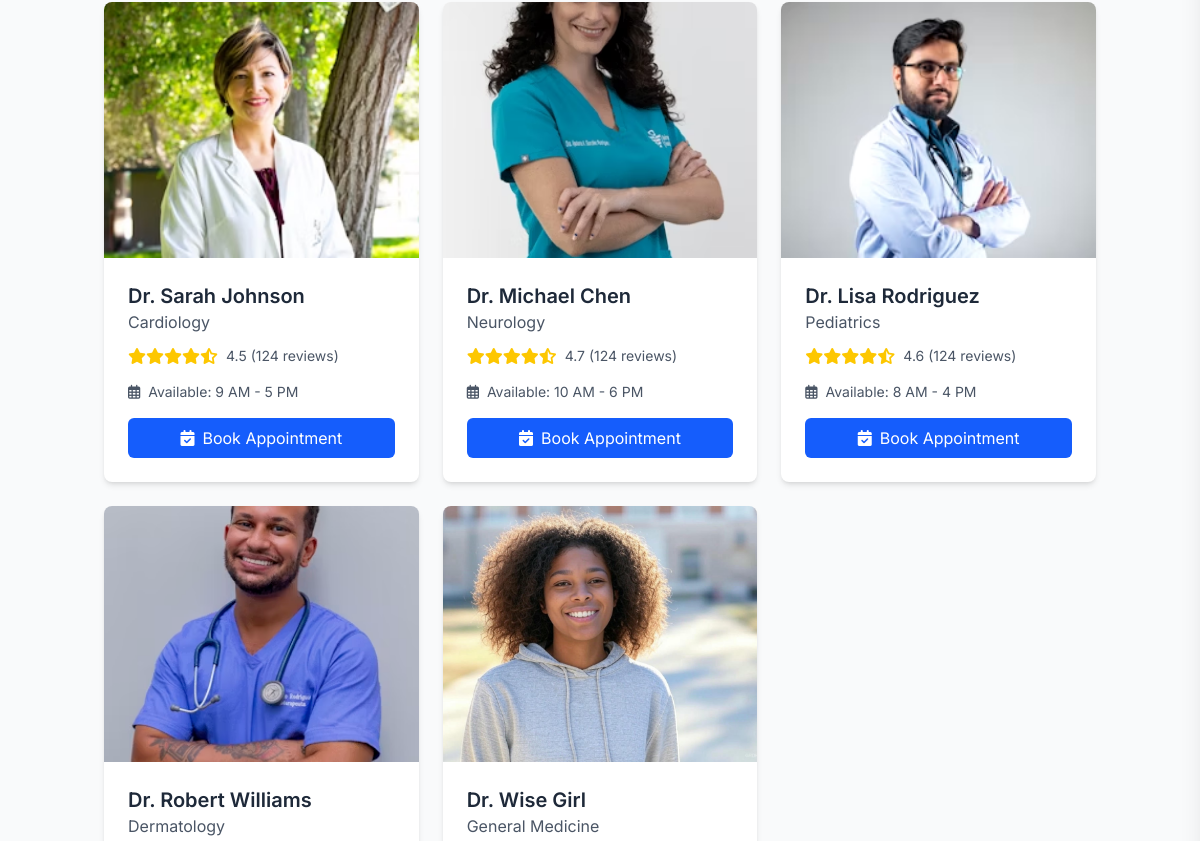
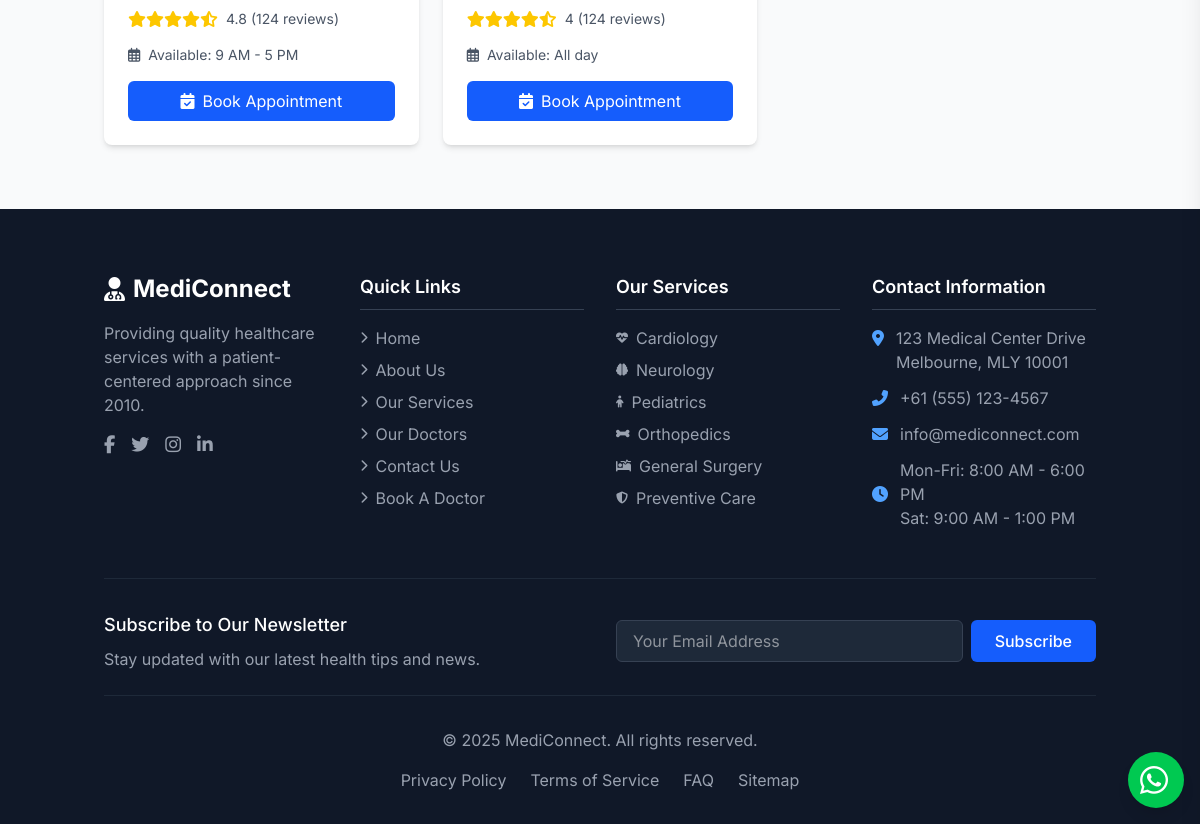
Page /doctors (lower part) on the earlier database version (2 pictures, top to bottom).
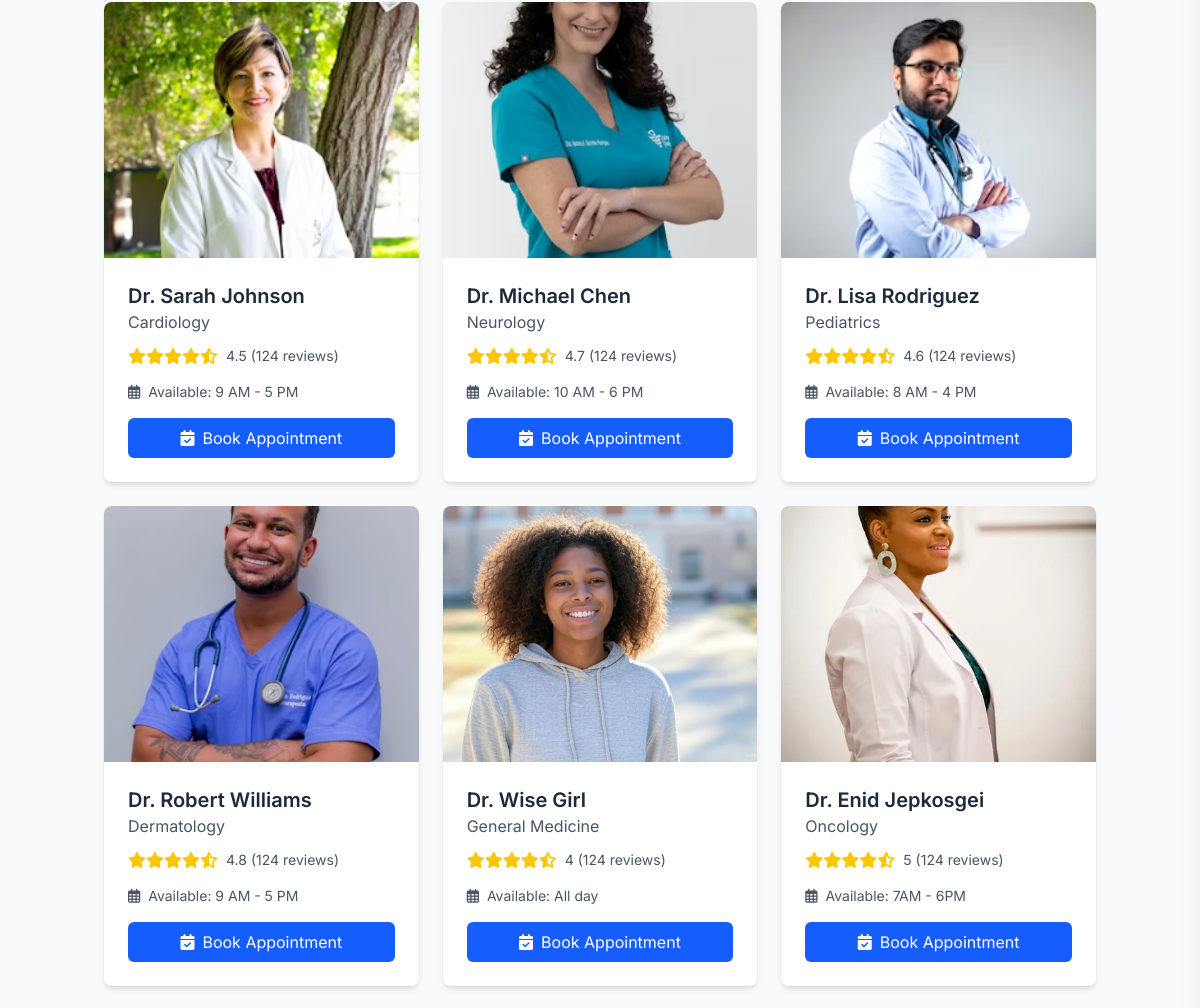
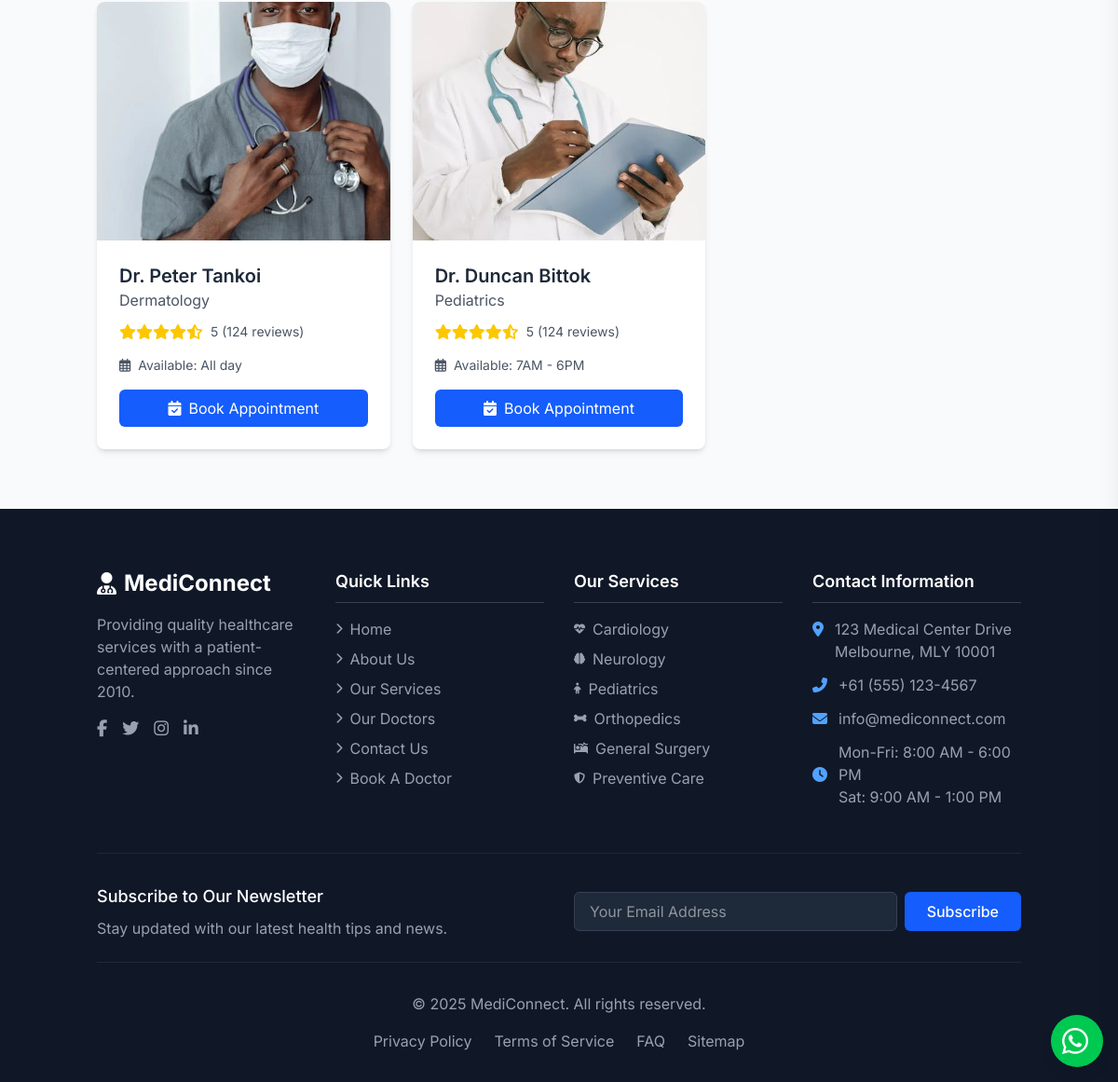
Same page on the later database version (2 pictures, top to bottom).
### models/models.py (models this page shows, shortened)
class Doctor(db.Model):
    id = db.Column(db.Integer, primary_key=True)
    name = db.Column(db.String(100), nullable=False)
    department_id = db.Column(db.Integer, db.ForeignKey('department.id'), nullable=False)  # Foreign key to Department
    image_url = db.Column(db.String(300), nullable=False)
    rating = db.Column(db.String(300), nullable=False)  # Doctor's rating
    work_hours = db.Column(db.String(300), nullable=False)  # Working hours of the doctor
    appointments = db.relationship('Appointment', backref='doctor', lazy=True)

class Department(db.Model):
    id = db.Column(db.Integer, primary_key=True)
    name = db.Column(db.String(100), nullable=False)
    image_url = db.Column(db.String(100), nullable=True)  # Optional image URL for department
    doctors = db.relationship('Doctor', backref='department', lazy=True)

### app.py (the view)
@app.route('/doctors', methods=['GET'])
def doctors():
    departments = Department.query.all()
    doctors = Doctor.query.all()
    return render_template('doctors.html', doctors=doctors, departments=departments)

### templates/doctors.html (shortened to what this page needs)
{% extends "base.html" %}
{% block content %}
<section class="doctors-section py-16 bg-gray-50">
    <div class="container mx-auto px-4">
        <div class="grid grid-cols-1 sm:grid-cols-2 lg:grid-cols-3 xl:grid-cols-4 gap-6">
            {% for doctor in doctors %}
            <div
                class="bg-white rounded-lg shadow-md overflow-hidden transition-transform hover:shadow-lg hover:-translate-y-1">
                <div class="relative">
                    <img src="{{ url_for('static', filename='uploads/'+doctor.image_url) }}" alt="Dr. Sarah Johnson"
                        class="w-full h-64 object-cover object-center">
                </div>
                <div class="p-6">
                    <h3 class="text-xl font-semibold text-gray-800">{{ doctor.name }}</h3>
                    <p class="text-gray-600 mb-3">{{ doctor.department.name }}</p>
                    <div class="flex items-center mb-4">
                        <div class="flex text-yellow-400">
                            <i class="fas fa-star"></i>
                            <i class="fas fa-star"></i>
                            <i class="fas fa-star"></i>
                            <i class="fas fa-star"></i>
                            <i class="fas fa-star-half-alt"></i>
                        </div>
                        <span class="text-gray-600 text-sm ml-2">{{ doctor.rating }} (124 reviews)</span>
                    </div>
                    <div class="flex items-center text-sm text-gray-600 mb-4">
                        <i class="far fa-calendar-alt mr-2"></i>
                        <span>Available: {{ doctor.work_hours }}</span>
                    </div>
                    <a href="{{ url_for('book_appointment', doctor_id=doctor.id) }}"
                        class="w-full bg-blue-600 text-white py-2 rounded-md hover:bg-blue-700 transition flex items-center justify-center gap-2">
                        <i class="fas fa-calendar-check"></i> Book Appointment
                    </a>
                </div>
            </div>
            {% endfor %}
        </div>
    </div>
</section>
{% endblock %}

### templates/base.html (shortened to what this page needs)
<!DOCTYPE html>
<html lang="en">
<head>
    <link href="https://cdnjs.cloudflare.com/ajax/libs/font-awesome/6.7.2/css/all.min.css" rel="stylesheet">
    <script src="https://cdn.jsdelivr.net/npm/@tailwindcss/browser@4"></script>
</head>
<body class="bg-gray-100 font-[Inter]">
    <main>
        {% block content %}{% endblock %}
    </main>
    <footer class="bg-gray-900 text-white pt-16 pb-8">
        <div class="container mx-auto px-4">
            <div class="grid grid-cols-1 md:grid-cols-2 lg:grid-cols-4 gap-8 mb-12">
                <div>
                    <a href="{{ url_for('index') }}" class="flex items-center gap-2 text-2xl font-bold text-white mb-4">
                        <i class="fas fa-user-md"></i> MediConnect
                    </a>
                    <p class="text-gray-400 mb-4">Providing quality healthcare services with a patient-centered approach
                        since 2010.</p>
                    <div class="flex gap-4 mt-4">
                        <a href="#" class="text-gray-400 hover:text-white transition" aria-label="Facebook">
                            <i class="fab fa-facebook-f text-lg"></i>
                        </a>
                        <a href="#" class="text-gray-400 hover:text-white transition" aria-label="Twitter">
                            <i class="fab fa-twitter text-lg"></i>
                        </a>
                        <a href="#" class="text-gray-400 hover:text-white transition" aria-label="Instagram">
                            <i class="fab fa-instagram text-lg"></i>
                        </a>
                        <a href="#" class="text-gray-400 hover:text-white transition" aria-label="LinkedIn">
                            <i class="fab fa-linkedin-in text-lg"></i>
                        </a>
                    </div>
                </div>
                <div>
                    <h3 class="text-lg font-semibold mb-4 pb-2 border-b border-gray-700">Quick Links</h3>
                    <ul class="space-y-2">
                        <li><a href="{{ url_for('index') }}"
                                class="text-gray-400 hover:text-white transition flex items-center gap-2"><i
                                    class="fas fa-chevron-right text-xs"></i> Home</a></li>
                        <li><a href="{{ url_for('about') }}"
                                class="text-gray-400 hover:text-white transition flex items-center gap-2"><i
                                    class="fas fa-chevron-right text-xs"></i> About Us</a></li>
                        <li><a href="{{ url_for('services') }}"
                                class="text-gray-400 hover:text-white transition flex items-center gap-2"><i
                                    class="fas fa-chevron-right text-xs"></i> Our Services</a></li>
                        <li><a href="{{ url_for('doctors') }}"
                                class="text-gray-400 hover:text-white transition flex items-center gap-2"><i
                                    class="fas fa-chevron-right text-xs"></i> Our Doctors</a></li>
                        <li><a href="{{ url_for('contact') }}"
                                class="text-gray-400 hover:text-white transition flex items-center gap-2"><i
                                    class="fas fa-chevron-right text-xs"></i> Contact Us</a></li>
                        <li><a href="{{ url_for('doctors') }}"
                                class="text-gray-400 hover:text-white transition flex items-center gap-2"><i
                                    class="fas fa-chevron-right text-xs"></i> Book A Doctor</a></li>
                    </ul>
                </div>
                <div>
                    <h3 class="text-lg font-semibold mb-4 pb-2 border-b border-gray-700">Our Services</h3>
                    <ul class="space-y-2">
                        <li><a href="{{ url_for('services') }}"
                                class="text-gray-400 hover:text-white transition flex items-center gap-2"><i
                                    class="fas fa-heartbeat text-xs"></i> Cardiology</a></li>
                        <li><a href="{{ url_for('services') }}"
                                class="text-gray-400 hover:text-white transition flex items-center gap-2"><i
                                    class="fas fa-brain text-xs"></i> Neurology</a></li>
                        <li><a href="{{ url_for('services') }}"
                                class="text-gray-400 hover:text-white transition flex items-center gap-2"><i
                                    class="fas fa-child text-xs"></i> Pediatrics</a></li>
                        <li><a href="{{ url_for('services') }}"
                                class="text-gray-400 hover:text-white transition flex items-center gap-2"><i
                                    class="fas fa-bone text-xs"></i> Orthopedics</a></li>
                        <li><a href="{{ url_for('services') }}"
                                class="text-gray-400 hover:text-white transition flex items-center gap-2"><i
                                    class="fas fa-procedures text-xs"></i> General Surgery</a></li>
                        <li><a href="{{ url_for('services') }}"
                                class="text-gray-400 hover:text-white transition flex items-center gap-2"><i
                                    class="fas fa-shield-alt text-xs"></i> Preventive Care</a></li>
                    </ul>
                </div>
                <div>
                    <h3 class="text-lg font-semibold mb-4 pb-2 border-b border-gray-700">Contact Information</h3>
                    <ul class="space-y-3">
                        <li class="flex items-start gap-3">
                            <i class="fas fa-map-marker-alt mt-1 text-blue-400"></i>
                            <span class="text-gray-400">123 Medical Center Drive<br>Melbourne, MLY 10001</span>
                        </li>
                        <li class="flex items-center gap-3">
                            <i class="fas fa-phone-alt text-blue-400"></i>
                            <span class="text-gray-400">+61 (555) 123-4567</span>
                        </li>
                        <li class="flex items-center gap-3">
                            <i class="fas fa-envelope text-blue-400"></i>
                            <span class="text-gray-400">info@mediconnect.com</span>
                        </li>
                        <li class="flex items-center gap-3">
                            <i class="fas fa-clock text-blue-400"></i>
                            <span class="text-gray-400">Mon-Fri: 8:00 AM - 6:00 PM<br>Sat: 9:00 AM - 1:00 PM</span>
                        </li>
                    </ul>
                </div>
            </div>
            <div class="border-t border-gray-800 pt-8 pb-6">
                <div class="grid grid-cols-1 lg:grid-cols-2 gap-8 items-center">
                    <div>
                        <h4 class="text-lg font-medium mb-2">Subscribe to Our Newsletter</h4>
                        <p class="text-gray-400">Stay updated with our latest health tips and news.</p>
                    </div>
                    <div>
                        <form class="flex flex-col sm:flex-row gap-2">
                            <input type="email" placeholder="Your Email Address" required
                                class="bg-gray-800 border border-gray-700 text-white py-2 px-4 rounded-md focus:outline-none focus:ring-2 focus:ring-blue-500 flex-grow">
                            <button type="submit"
                                class="bg-blue-600 hover:bg-blue-700 text-white font-medium py-2 px-6 rounded-md transition">Subscribe</button>
                        </form>
                    </div>
                </div>
            </div>
            <div class="border-t border-gray-800 pt-8 text-center text-gray-400">
                <p>&copy; 2025 MediConnect. All rights reserved.</p>
                <div class="flex flex-wrap justify-center gap-6 mt-4">
                    <a href="#" class="hover:text-white transition">Privacy Policy</a>
                    <a href="#" class="hover:text-white transition">Terms of Service</a>
                    <a href="#" class="hover:text-white transition">FAQ</a>
                    <a href="#" class="hover:text-white transition">Sitemap</a>
                </div>
            </div>
        </div>
    </footer>
    <a href="https://api.whatsapp.com/send?phone=1234567890"
        class="fixed h-14 w-14 bottom-4 right-4 bg-green-500 text-white p-3 rounded-full shadow-lg hover:bg-green-600 transition duration-300"
        target="_blank" aria-label="WhatsApp">
        <i class="fab fa-whatsapp fa-2x"></i>
    </a>
</body>
</html>

Differences in the rows shown:
added Doctor: image_url (picture), name "Dr. Enid Jepkosgei", department.name "Oncology", rating "5", work_hours "7AM - 6PM"
added Doctor: image_url (picture), name "Dr. Peter Tankoi", department.name "Dermatology", rating "5", work_hours "All day"
added Doctor: image_url (picture), name "Dr. Duncan Bittok", department.name "Pediatrics", rating "5", work_hours "7AM - 6PM"
